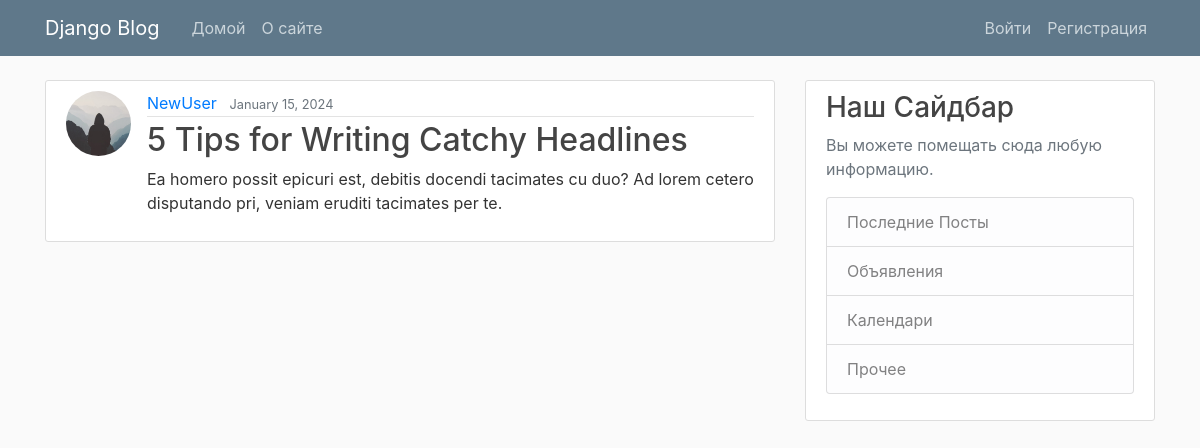
Page /post/24/ on the earlier database version.
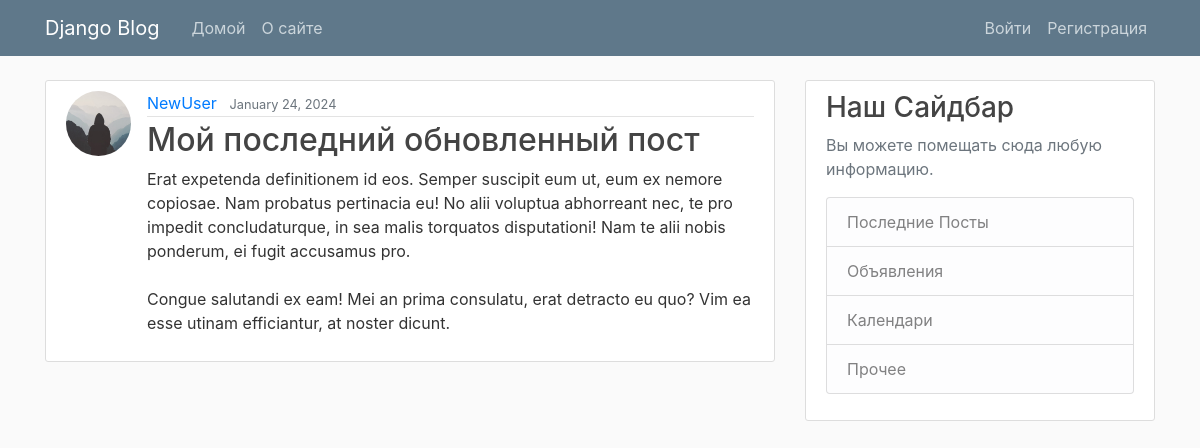
Same page on the later database version.
### blog/models.py (models this page shows, shortened)
class Post(models.Model):
    title = models.CharField(max_length=100)
    content = models.TextField()
    date_posted = models.DateTimeField(default=timezone.now)
    author = models.ForeignKey(User, on_delete=models.CASCADE)

### users/models.py (models this page shows, shortened)
class Profile(models.Model):
    user = models.OneToOneField(User, on_delete=models.CASCADE)
    image = models.ImageField(default='default.jpg', upload_to='profile_pics')

### blog/views.py (the view)
# urls.py: path('post/<int:pk>/', PostDetailView.as_view(), name='post-detail'),
class PostDetailView(DetailView):
    model = Post

### blog/templates/blog/post_detail.html (shortened to what this page needs)
{% extends "blog/base.html" %}
{% block content %}
    <article class="media content-section">
      <img class="rounded-circle article-img" src="{{ object.author.profile.image.url }}">
      <div class="media-body">
        <div class="article-metadata">
          <a class="mr-2" href="{% url 'user-posts' object.author.username %}">{{ object.author }}</a>
          <small class="text-muted">{{ object.date_posted|date:"F d, Y" }}</small>
        </div>
        <h2 class="article-title">{{ object.title }}</h2>
        <p class="article-content">{{ object.content }}</p>
      </div>
    </article>
{% endblock content %}

Differences in the rows shown:
changed Post "NewUser": date_posted "January 15, 2024" → "January 24, 2024"; title "5 Tips for Writing Catchy Headlines" → "Мой последний обновленный пост"; content "Ea homero possit epicuri est, debitis docendi tacimates cu duo? Ad lorem cetero disputando pri, veniam eruditi tacimates per te." → "Erat expetenda definitionem id eos. Semper suscipit eum ut, eum ex nemore copiosae. Nam probatus pertinacia eu! No alii voluptua abhorreant nec, te pro impedit concludaturque, in sea malis torquatos disputationi! Nam te alii nobis ponderum, ei fugit accusamus pro. Congue salutandi ex eam! Mei an prima consulatu, erat detracto eu quo? Vim ea esse utinam efficiantur, at noster dicunt."
